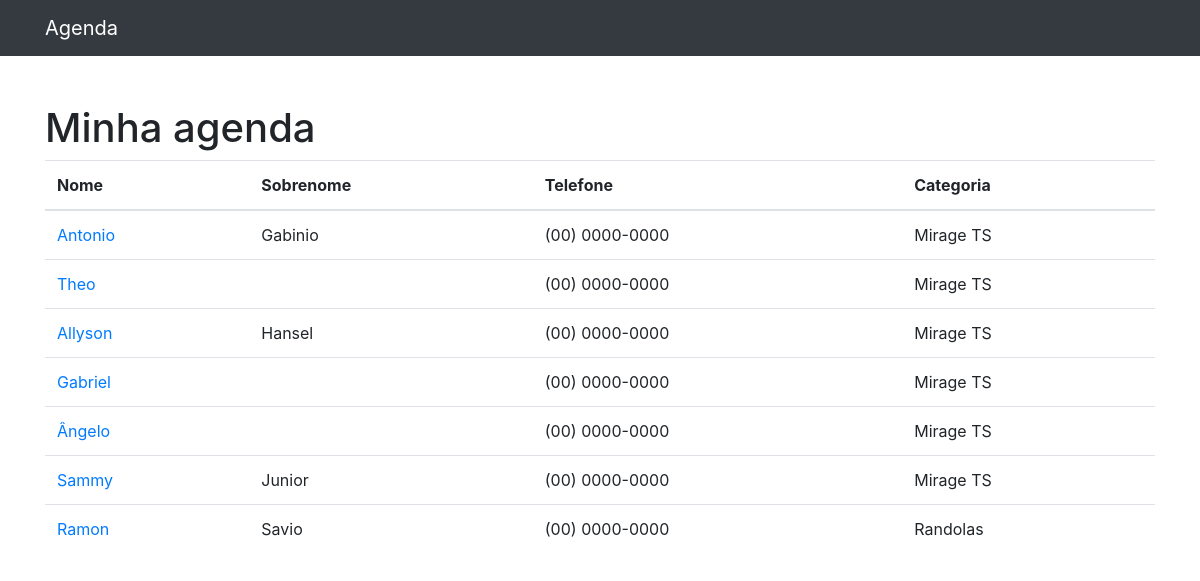
Before: / with the older database file.
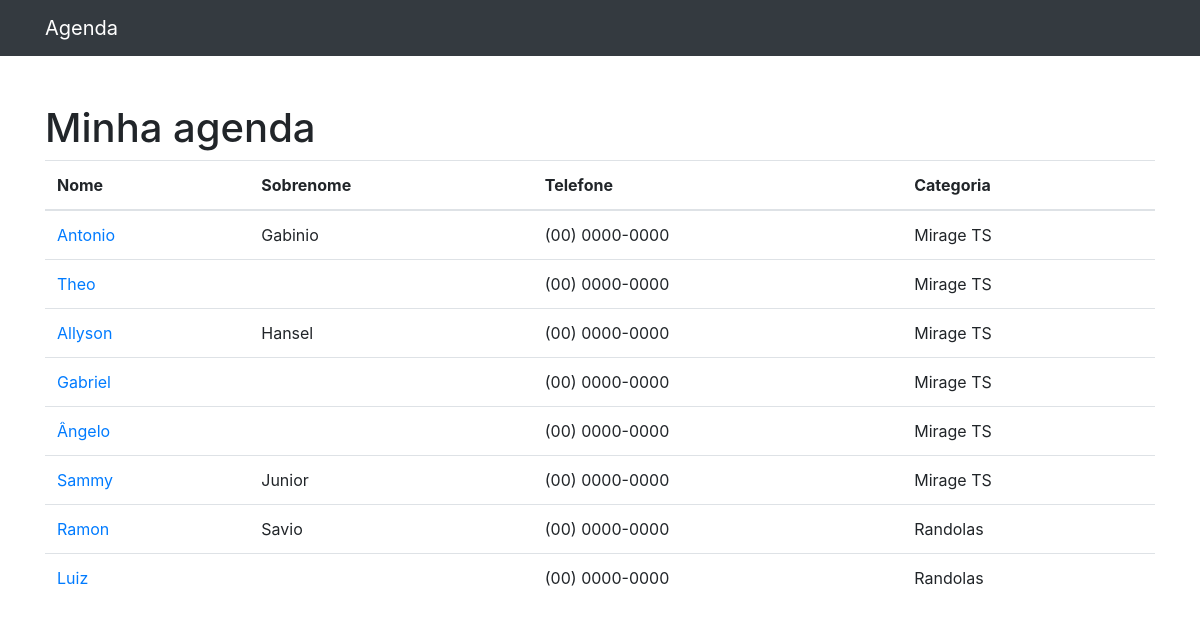
After: the same page with the newer database file.
### contatos/models.py (models this page shows, shortened)
class Contato(models.Model):
    nome = models.CharField(max_length=255)
    sobrenome = models.CharField(max_length=255, blank=True)
    telefone = models.CharField(max_length=255)
    email = models.CharField(max_length=255, blank=True)
    data_criacao = models.DateTimeField(default=timezone.now)
    descricao = models.TextField(blank=True)
    categoria = models.ForeignKey(Categoria, on_delete=models.DO_NOTHING)

class Categoria(models.Model):
    nome = models.CharField(max_length=255)
    def __str__(self):
        return self.nome

### contatos/views.py (the view)
# urls.py: path('', views.index, name='index'),
def index(request):
    contatos = Contato.objects.all()
    return render(request, 'contatos/index.html', {
        'contatos': contatos
    })

### contatos/templates/contatos/index.html
{% extends 'base.html' %}
{% block conteudo %}
<h1 class="mt-5">Minha agenda</h1>
<table class="table">
  <thead>
    <tr>
      <th>Nome</th>
      <th>Sobrenome</th>
      <th>Telefone</th>
      <th>Categoria</th>
    </tr>
  </thead>
  <tbody>
    {% for contato in contatos %}
    <tr>
      <td>
        <a href="{% url 'ver_contato' contato.id %}">{{contato.nome}}</a>
      </td>
      <td>{{contato.sobrenome}}</td>
      <td>{{contato.telefone}}</td>
      <td>{{contato.categoria}}</td>
    </tr>
    {% endfor %}
  </tbody>
</table>
{% endblock conteudo %}

Changed rows visible on the page:
added Contato: nome "Luiz", telefone "(00) 0000-0000", categoria "Randolas"
